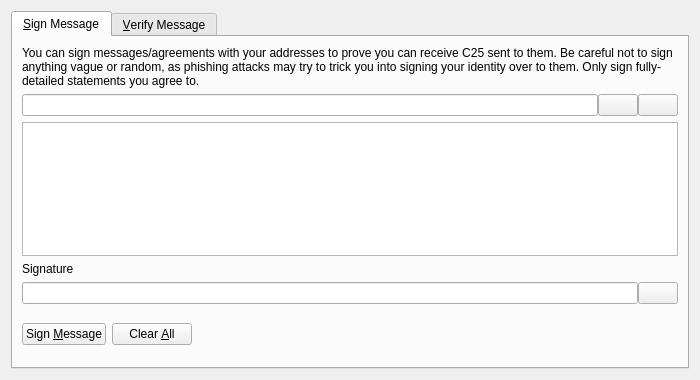
<?xml version="1.0" encoding="UTF-8"?>
<ui version="4.0">
 <class>SignVerifyMessageDialog</class>
 <widget class="QDialog" name="SignVerifyMessageDialog">
  <property name="geometry">
   <rect>
    <x>0</x>
    <y>0</y>
    <width>700</width>
    <height>380</height>
   </rect>
  </property>
  <property name="windowTitle">
   <string>Signatures - Sign / Verify a Message</string>
  </property>
  <property name="modal">
   <bool>true</bool>
  </property>
  <layout class="QVBoxLayout" name="verticalLayout">
   <item>
    <widget class="QTabWidget" name="tabWidget">
     <property name="currentIndex">
      <number>0</number>
     </property>
     <widget class="QWidget" name="tabSignMessage">
      <attribute name="title">
       <string>&amp;Sign Message</string>
      </attribute>
      <layout class="QVBoxLayout" name="verticalLayout_SM">
       <item>
        <widget class="QLabel" name="infoLabel_SM">
         <property name="text">
          <string>You can sign messages/agreements with your addresses to prove you can receive C25 sent to them. Be careful not to sign anything vague or random, as phishing attacks may try to trick you into signing your identity over to them. Only sign fully-detailed statements you agree to.</string>
         </property>
         <property name="textFormat">
          <enum>Qt::PlainText</enum>
         </property>
         <property name="wordWrap">
          <bool>true</bool>
         </property>
        </widget>
       </item>
       <item>
        <layout class="QHBoxLayout" name="horizontalLayout_1_SM">
         <property name="spacing">
          <number>0</number>
         </property>
         <item>
          <widget class="QValidatedLineEdit" name="addressIn_SM">
           <property name="toolTip">
            <string>The C25 address to sign the message with</string>
           </property>
          </widget>
         </item>
         <item>
          <widget class="QPushButton" name="addressBookButton_SM">
           <property name="toolTip">
            <string>Choose previously used address</string>
           </property>
           <property name="text">
            <string/>
           </property>
           <property name="shortcut">
            <string>Alt+A</string>
           </property>
           <property name="autoDefault">
            <bool>false</bool>
           </property>
          </widget>
         </item>
         <item>
          <widget class="QPushButton" name="pasteButton_SM">
           <property name="toolTip">
            <string>Paste address from clipboard</string>
           </property>
           <property name="text">
            <string/>
           </property>
           <property name="shortcut">
            <string>Alt+P</string>
           </property>
           <property name="autoDefault">
            <bool>false</bool>
           </property>
          </widget>
         </item>
        </layout>
       </item>
       <item>
        <widget class="QPlainTextEdit" name="messageIn_SM">
         <property name="toolTip">
          <string>Enter the message you want to sign here</string>
         </property>
        </widget>
       </item>
       <item>
        <widget class="QLabel" name="signatureLabel_SM">
         <property name="text">
          <string>Signature</string>
         </property>
         <property name="textFormat">
          <enum>Qt::PlainText</enum>
         </property>
        </widget>
       </item>
       <item>
        <layout class="QHBoxLayout" name="horizontalLayout_2_SM">
         <property name="spacing">
          <number>0</number>
         </property>
         <item>
          <widget class="QLineEdit" name="signatureOut_SM">
           <property name="font">
            <font>
             <italic>true</italic>
            </font>
           </property>
           <property name="readOnly">
            <bool>true</bool>
           </property>
          </widget>
         </item>
         <item>
          <widget class="QPushButton" name="copySignatureButton_SM">
           <property name="toolTip">
            <string>Copy the current signature to the system clipboard</string>
           </property>
           <property name="text">
            <string/>
           </property>
           <property name="autoDefault">
            <bool>false</bool>
           </property>
          </widget>
         </item>
        </layout>
       </item>
       <item>
        <layout class="QHBoxLayout" name="horizontalLayout_3_SM">
         <item>
          <widget class="QPushButton" name="signMessageButton_SM">
           <property name="toolTip">
            <string>Sign the message to prove you own this C25 address</string>
           </property>
           <property name="text">
            <string>Sign &amp;Message</string>
           </property>
           <property name="autoDefault">
            <bool>false</bool>
           </property>
          </widget>
         </item>
         <item>
          <widget class="QPushButton" name="clearButton_SM">
           <property name="toolTip">
            <string>Reset all sign message fields</string>
           </property>
           <property name="text">
            <string>Clear &amp;All</string>
           </property>
           <property name="autoDefault">
            <bool>false</bool>
           </property>
          </widget>
         </item>
         <item>
          <spacer name="horizontalSpacer_1_SM">
           <property name="orientation">
            <enum>Qt::Horizontal</enum>
           </property>
           <property name="sizeHint" stdset="0">
            <size>
             <width>40</width>
             <height>48</height>
            </size>
           </property>
          </spacer>
         </item>
         <item>
          <widget class="QLabel" name="statusLabel_SM">
           <property name="font">
            <font>
             <weight>75</weight>
             <bold>true</bold>
            </font>
           </property>
           <property name="text">
            <string/>
           </property>
           <property name="wordWrap">
            <bool>true</bool>
           </property>
          </widget>
         </item>
         <item>
          <spacer name="horizontalSpacer_2_SM">
           <property name="orientation">
            <enum>Qt::Horizontal</enum>
           </property>
           <property name="sizeHint" stdset="0">
            <size>
             <width>40</width>
             <height>48</height>
            </size>
           </property>
          </spacer>
         </item>
        </layout>
       </item>
      </layout>
     </widget>
     <widget class="QWidget" name="tabVerifyMessage">
      <attribute name="title">
       <string>&amp;Verify Message</string>
      </attribute>
      <layout class="QVBoxLayout" name="verticalLayout_VM">
       <item>
        <widget class="QLabel" name="infoLabel_VM">
         <property name="text">
          <string>Enter the receiver's address, message (ensure you copy line breaks, spaces, tabs, etc. exactly) and signature below to verify the message. Be careful not to read more into the signature than what is in the signed message itself, to avoid being tricked by a man-in-the-middle attack. Note that this only proves the signing party receives with the address, it cannot prove sendership of any transaction!</string>
         </property>
         <property name="textFormat">
          <enum>Qt::PlainText</enum>
         </property>
         <property name="alignment">
          <set>Qt::AlignLeading|Qt::AlignLeft|Qt::AlignTop</set>
         </property>
         <property name="wordWrap">
          <bool>true</bool>
         </property>
        </widget>
       </item>
       <item>
        <layout class="QHBoxLayout" name="horizontalLayout_1_VM">
         <property name="spacing">
          <number>0</number>
         </property>
         <item>
          <widget class="QValidatedLineEdit" name="addressIn_VM">
           <property name="toolTip">
            <string>The C25 address the message was signed with</string>
           </property>
          </widget>
         </item>
         <item>
          <widget class="QPushButton" name="addressBookButton_VM">
           <property name="toolTip">
            <string>Choose previously used address</string>
           </property>
           <property name="text">
            <string/>
           </property>
           <property name="shortcut">
            <string>Alt+A</string>
           </property>
           <property name="autoDefault">
            <bool>false</bool>
           </property>
          </widget>
         </item>
        </layout>
       </item>
       <item>
        <widget class="QPlainTextEdit" name="messageIn_VM"/>
       </item>
       <item>
        <widget class="QValidatedLineEdit" name="signatureIn_VM"/>
       </item>
       <item>
        <layout class="QHBoxLayout" name="horizontalLayout_2_VM">
         <item>
          <widget class="QPushButton" name="verifyMessageButton_VM">
           <property name="toolTip">
            <string>Verify the message to ensure it was signed with the specified C25 address</string>
           </property>
           <property name="text">
            <string>Verify &amp;Message</string>
           </property>
           <property name="autoDefault">
            <bool>false</bool>
           </property>
          </widget>
         </item>
         <item>
          <widget class="QPushButton" name="clearButton_VM">
           <property name="toolTip">
            <string>Reset all verify message fields</string>
           </property>
           <property name="text">
            <string>Clear &amp;All</string>
           </property>
           <property name="autoDefault">
            <bool>false</bool>
           </property>
          </widget>
         </item>
         <item>
          <spacer name="horizontalSpacer_1_VM">
           <property name="orientation">
            <enum>Qt::Horizontal</enum>
           </property>
           <property name="sizeHint" stdset="0">
            <size>
             <width>40</width>
             <height>48</height>
            </size>
           </property>
          </spacer>
         </item>
         <item>
          <widget class="QLabel" name="statusLabel_VM">
           <property name="font">
            <font>
             <weight>75</weight>
             <bold>true</bold>
            </font>
           </property>
           <property name="text">
            <string/>
           </property>
           <property name="wordWrap">
            <bool>true</bool>
           </property>
          </widget>
         </item>
         <item>
          <spacer name="horizontalSpacer_2_VM">
           <property name="orientation">
            <enum>Qt::Horizontal</enum>
           </property>
           <property name="sizeHint" stdset="0">
            <size>
             <width>40</width>
             <height>48</height>
            </size>
           </property>
          </spacer>
         </item>
        </layout>
       </item>
      </layout>
     </widget>
    </widget>
   </item>
  </layout>
 </widget>
 <customwidgets>
  <customwidget>
   <class>QValidatedLineEdit</class>
   <extends>QLineEdit</extends>
   <header>qvalidatedlineedit.h</header>
  </customwidget>
 </customwidgets>
 <resources>
  <include location="../c25.qrc"/>
 </resources>
 <connections/>
</ui>
